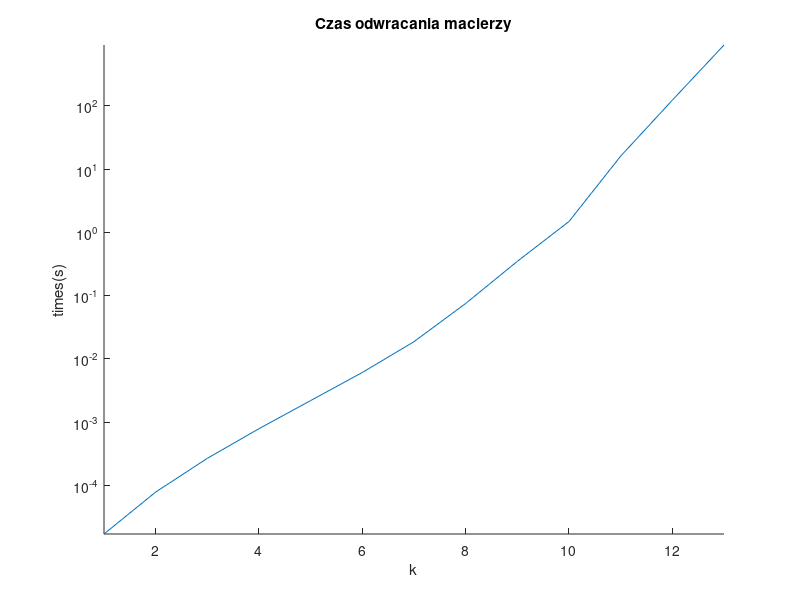
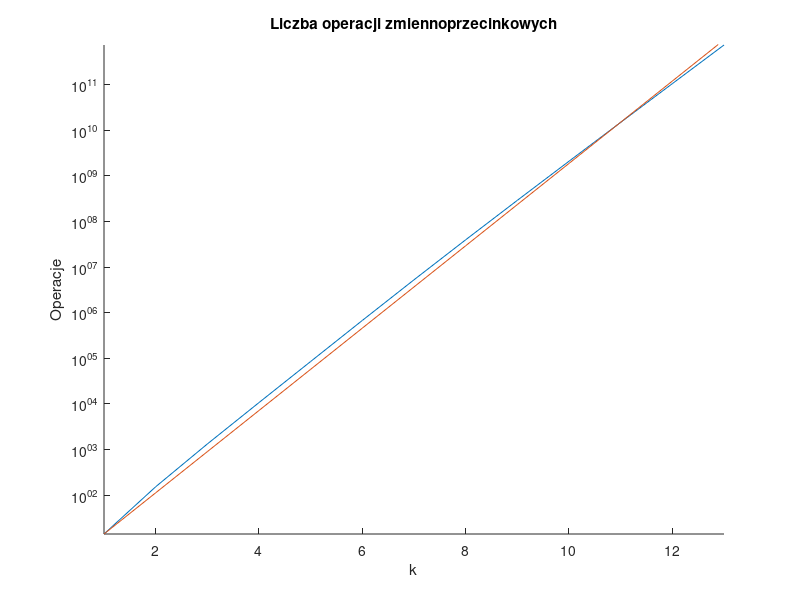

These charts were generated, in order, by the following MATLAB code:
function time = ShowFigure()

  times = csvread("times.csv")
  OPS = csvread("ops.csv")

  max_time = max(times);
  max_k = length(times)

  disp(times)
  disp(max_k)

  x = 1:1:max_k;

  hf = figure ();
  hold on;
  plot (x, times);
  set(gca, 'YScale', 'log') 
  axis ([1,max_k, 0, max_time]);
  xlabel ("k");
  ylabel ("times(s)");
  title ("Czas odwracania macierzy");


  hf = figure ();
  hold on;
  po = 3;
  idealYs = (2 .^x ) .^ po .* (OPS(1) / (2^po));
  plot (x, OPS);
  plot (x, idealYs);
  set(gca, 'YScale', 'log') 
  axis ([1,max_k, 0, max(OPS)]);
  xlabel ("k");
  ylabel ("Operacje");

  title ("Liczba operacji zmiennoprzecinkowych");

